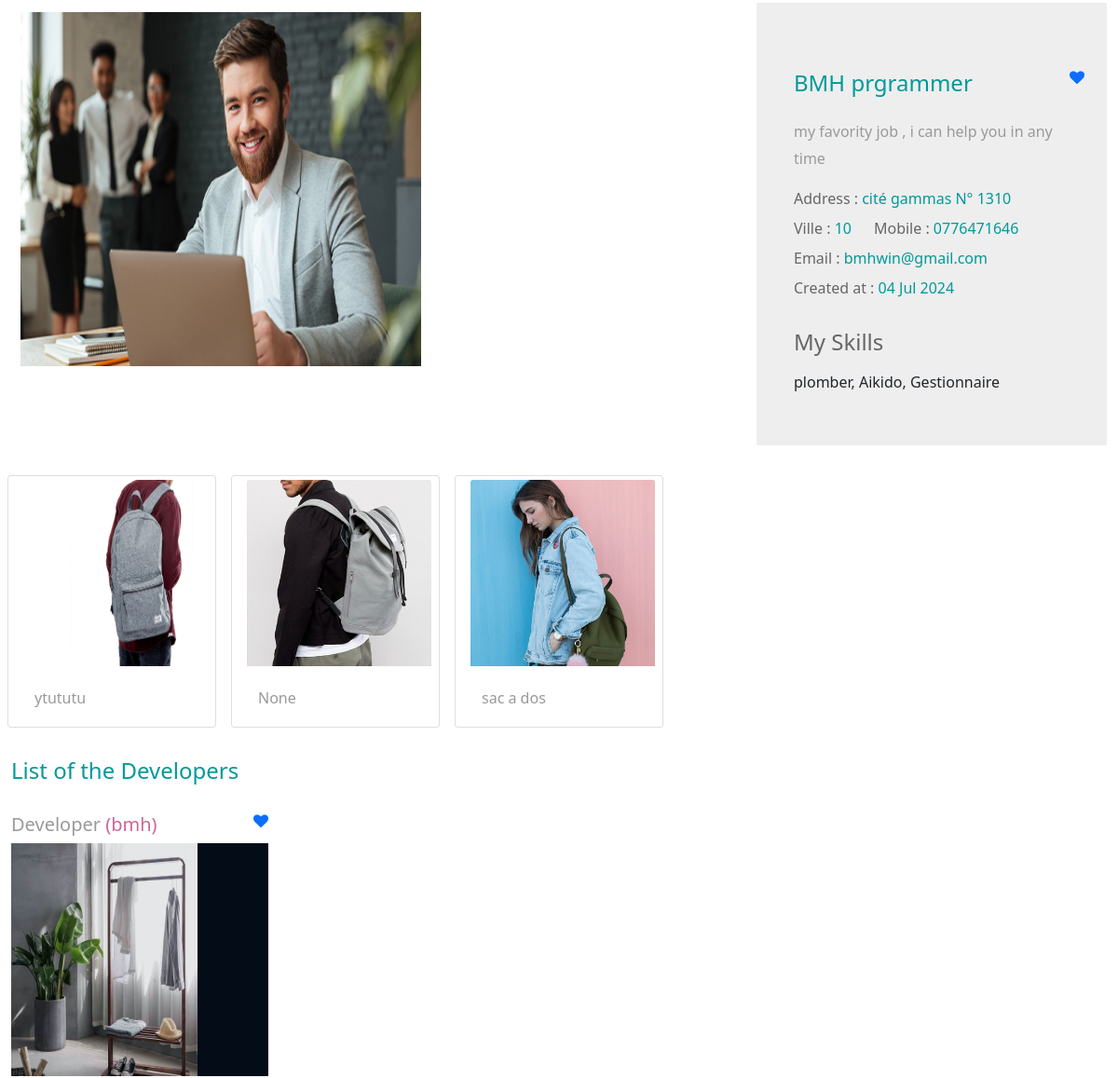
The app's page /post-detail/bmh-prgrammer (middle part), older data.
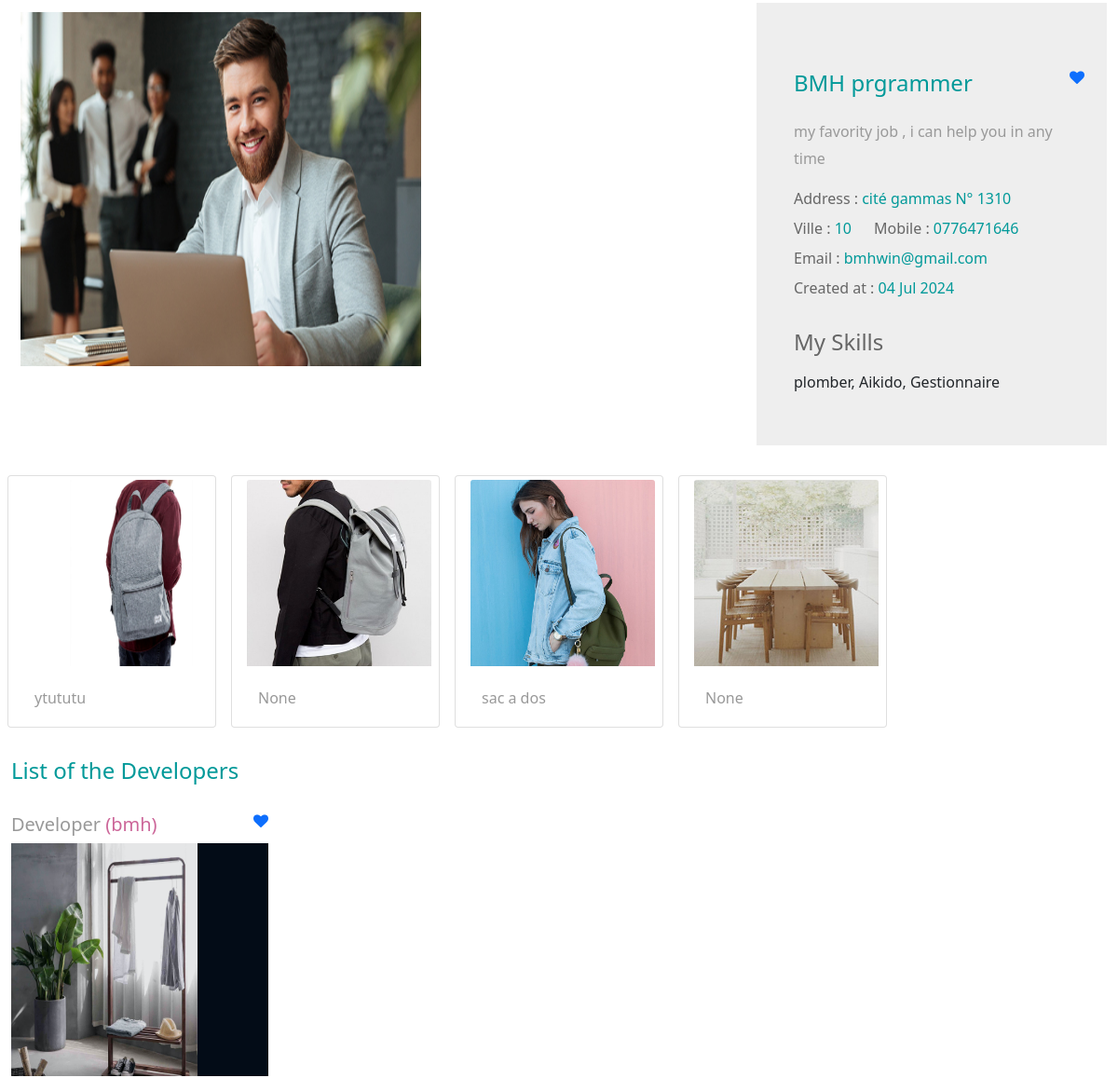
The same page, newer data.
### app/models.py (models this page shows, shortened)
class PostImages(models.Model):
    post  = models.ForeignKey(Post, on_delete=models.SET_NULL, null=True, related_name='post', verbose_name=_("post"))
    image = models.ImageField(upload_to='images of post/', default='default_image.jpg') #/%y/%m/%d')
    libellé = models.CharField(max_length=64, blank=True, null=True, verbose_name=_("libellé"))
    date = models.DateTimeField(auto_now_add=True)
    class Meta:
        verbose_name_plural = "Post images"

class Post(models.Model):
    user = models.ForeignKey(User, on_delete=models.SET_NULL, null=True, verbose_name=_("User"))
    category = models.ForeignKey(Category, on_delete=models.SET_NULL, null=True, related_name="category", verbose_name=_("Category"))
    title  = models.CharField(max_length=100, default='', help_text='Title of post', verbose_name = _("title"))
    address = models.CharField(max_length=200, default='', help_text='Address of post', verbose_name = _("Address"))
    ville = models.IntegerField(choices = VILLE, verbose_name=_('Ville'))
    email = models.EmailField(max_length=255,blank=True, null=True,  default="", help_text='yourmail@gmail.com', verbose_name=_("Email address"))
    phone  = models.CharField(max_length=20, verbose_name = _("phone"))
    description = models.TextField(blank=True, null=True, default='', help_text='Informations about your post', verbose_name =_('Description')) #description = RichTextField(blank=True, null=True)
    slug  = models.SlugField(blank=True, null=True, unique=True, help_text = 'Unique value for post page URL, created from name.')
    image = models.ImageField(blank=True, upload_to='post images/', default='post.jpg',  verbose_name=_('Image')) #,default='media/placeholder.png')
    is_active = models.BooleanField(default=True, verbose_name=_("is active"))
    date_created = models.DateTimeField(auto_now_add=True, verbose_name=_('Posted at'))
    date_updated = models.DateTimeField(auto_now=True, verbose_name=_('Updated at'))
    stars = models.IntegerField(default=0, verbose_name=_('Nomber of Stars'))
    stars_begin = models.DateTimeField(blank=True, null=True, verbose_name=_('Stars date'))
    stars_days = models.IntegerField( default=0, verbose_name=_('Stars days'))
    skills = models.CharField(max_length=100, default='', help_text='My skills', verbose_name = _("skills"))
    class Meta:
        db_table = 'postes'
        ordering = ['title']
        verbose_name_plural = 'Posts'
    def get_absolute_url(self):
        return reverse("app:post-detail", kwargs = {"slug":self.slug})
    @property
    def imageURL(self):
        try:
            url = self.image.url
        except:
            url = ''
        return url

class Category(models.Model):
    name  = models.CharField(max_length=50, verbose_name=_("name"), default='', help_text='name of catygory')
    slug  = models.SlugField(blank=True, null=True, unique=True, help_text = 'Unique value for category page URL, created from name.')
    image = models.ImageField(upload_to='Category images/', blank=True, null=True, default='category.jpg')
    is_active = models.BooleanField(default=True)
    def __str__(self):
        return self.name
    class Meta:
        db_table = 'categories'
        ordering = ['name']
        verbose_name_plural= 'Categories'

### userauths/models.py (models this page shows, shortened)
class User(AbstractUser):
    username = models.CharField(max_length=100, unique=True, verbose_name=_('username'))
    email = models.EmailField(blank=True, null=True, verbose_name=_('email'))
    image = models.ImageField(blank=True, null=True, upload_to='users/', default='user.jpg', verbose_name=_('Image')) #,default='media/placeholder.png')
    bio = models.CharField(max_length=100, blank=True, verbose_name=_('bio'))
    USERNAME_FIELD = "username"
    def __str__(self):
        return self.username

### app/views.py (the view)
# urls.py: path('post-detail/<str:slug>',views.post_detail, name="post-detail"),
def post_detail(request,slug):
    post = Post.objects.get(slug=slug)
    related_posts = Post.objects.filter(category = post.category).exclude(slug=slug)
    reviews = PostReview.objects.filter(post=post).order_by('-date')
    average_rating = PostReview.objects.filter(post=post).aggregate(rating=Avg('rating'))
    review_form = PostReviewForm()
    context = {
        'post' : post,
        'related_posts' : related_posts,
        'reviews' : reviews,
        'average_rating' : average_rating,
        'review_form' : review_form,
        }
    return render(request, 'app/post-detail.html', context)

### templates/app/post-detail.html (shortened to what this page needs)
{% extends "app/base.html" %}
{% load static %}
{% block body %}
<div class="container-fluid tm-container-content tm-mt-60">
        <div class="row tm-mb-80 mb-4">
            <div class="col-xl-8 col-lg-7 col-md-6 col-sm-12">
                <img src="{{ post.imageURL }}" alt="Image" class="img-fluid" style="height:400px; width:450px; padding: 10px;">
            </div>
            <div class="col-xl-4 col-lg-5 col-md-6 col-sm-12">
                <div class="tm-bg-gray tm-video-details">
                    <br>
                    <div class="d-flex justify-content-between tm-text-gray">
                        <h4 class="col-12 tm-text-primary">{{ post.title }}</h4>
                        <a class="fa fa-heart" href="{% url 'app:add-to-wishlist' %}?post_slug={{post.slug}}"></a>
                        </div>
                    <p class="mb-3">
                        <p>{{ post.description|truncatechars:60 }}</p>
                    </p>
                    <div class="mb-4 d-flex flex-wrap">
                        <div class="mr-4 mb-2 ">
                            <span class="tm-text-gray-dark ">Address : </span><span class="tm-text-primary">{{ post.address }}</span>
                        </div>
                        <div class="mr-4 mb-2">
                            <span class="tm-text-gray-dark">Ville : </span><span class="tm-text-primary">{{ post.ville }}</span>
                        </div>
                        <div class="mr-4 mb-2">
                            <span class="tm-text-gray-dark">Mobile : </span><span class="tm-text-primary">{{ post.phone }}</span>
                        </div>
                        <div class="mr-4 mb-2">
                            <span class="tm-text-gray-dark">Email : </span><span class="tm-text-primary">{{ post.email }}</span>
                        </div>
                        <div class="mr-4 mb-2">
                            <span class="tm-text-gray-dark">Created at : </span><span class="tm-text-primary">{{ post.date_created|date:"d M Y" }}</span>
                        </div>
                    </div>
                    <div class="mb-3">
                        <h4 class="tm-text-gray-dark mb-3">My Skills</h4>
                        <span>{{post.skills}}</span>
                    </div>
                </div>
            </div>
        </div>
        <div class="row mb-4">
                {% for img in post.post.all  %}
                    <div class="card m-2" style="width: 14rem;">
                        <img src="{{ img.image.url }}" style="height: 200px;" class="card-img-top m-1" alt="...">
                        <div class="card-body">
                            <p class="card-text">{{ img.libellé }}</p>
                        </div>
                    </div>
                {% endfor %}
        </div>
        <div class="row mb-4">
            <h4 class="col-12 tm-text-primary">List of the {{post.category}}s</h4>
        </div>
        <div class="row mb-3 tm-gallery">
            {% for post in related_posts %}
            <div class="col-xl-3 col-lg-4 col-md-6 col-sm-6 col-12 mb-5">
                <div class="d-flex justify-content-between tm-text-gray">
                    <h5>{{ post.category }} <span class="tm-text-secondary">({{ post.user }})</span></h5>
                    <a class="fa fa-heart" href="{% url 'app:add-to-wishlist' %}?post_slug={{post.slug}}"></a>
                </div>
                <figure class="effect-ming tm-video-item">
                    <img src="{{ post.imageURL }}" alt="Image" class="img-fluid" style="height: 250px; width: 200px;">
                    <figcaption class="d-flex align-items-center justify-content-center">
                    </figcaption>
                </figure>
                <span class="tm-text-secondary">{{ post.address }}</span> <br>
            </div>
            {% endfor %}
        </div>
</div>
{% endblock body %}

Row changes from the older to the newer data that the page shows:
added PostImages: image (picture), libellé "None"
